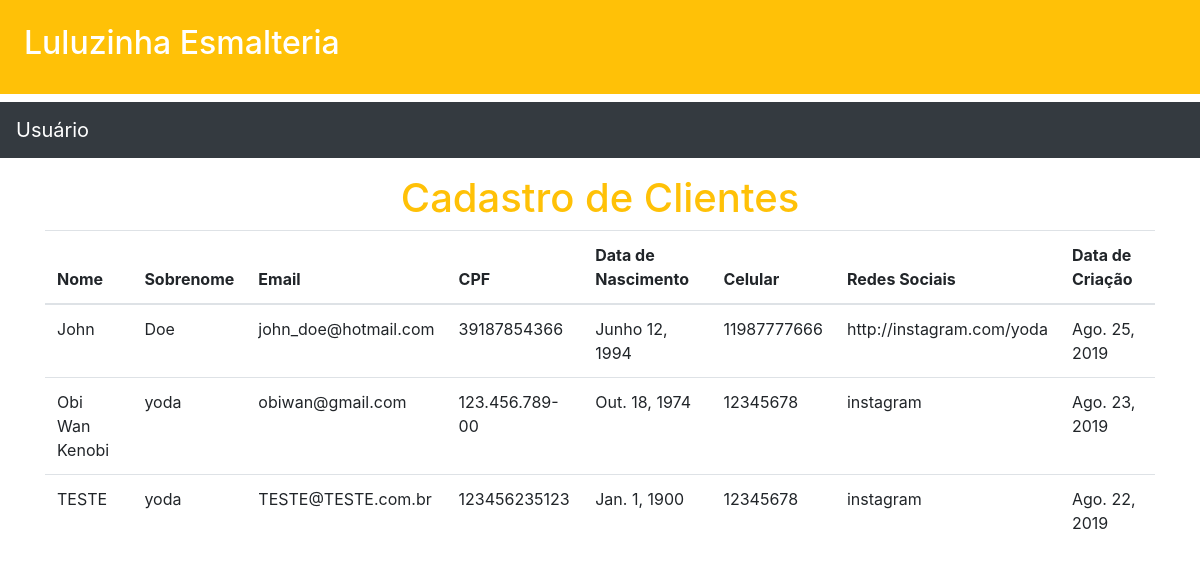
Page /clientes/ on the earlier database version.
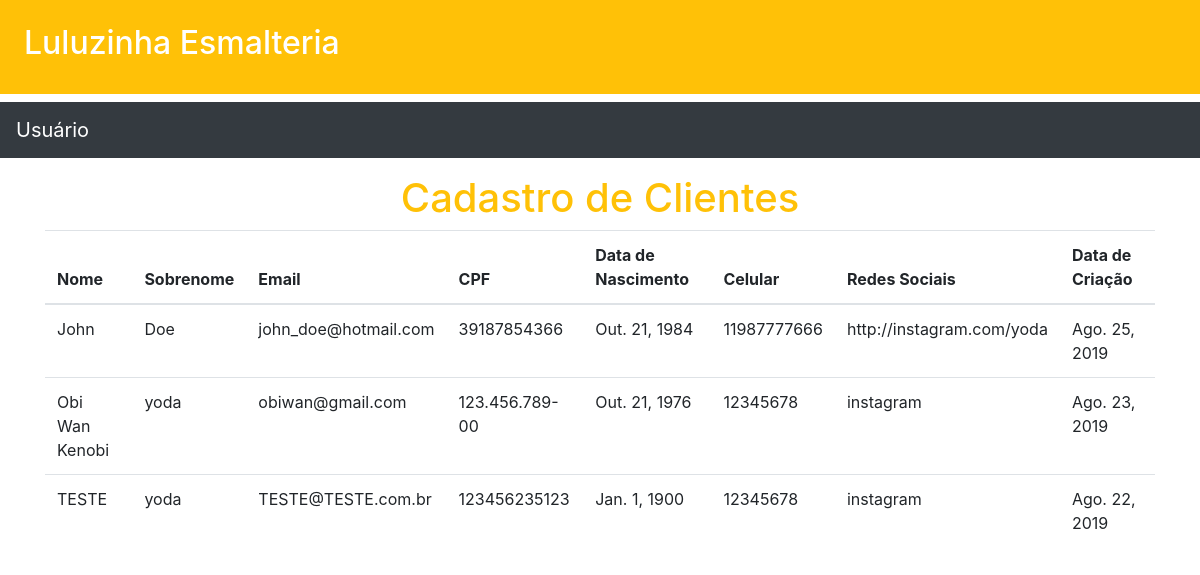
Same page on the later database version.
### clientes/models.py (models this page shows, shortened)
class Cliente(models.Model):
    nome = models.CharField(max_length=250)
    sobrenome = models.CharField(max_length=250)
    email = models.EmailField()
    cpf = models.CharField(max_length=14,unique=True)
    dt_nascimento = models.DateField(default='1900-01-01')
    celular = models.CharField(max_length=15)
    redes = models.CharField(max_length=80)
    data_criacao = models.DateField(auto_now_add=True)

### clientes/views.py (the view)
# urls.py: path('',lista_de_clientes,name='lista_de_clientes'),
def lista_de_clientes(request):
    clientes = Cliente.objects.all().order_by('-id')
    return render(request,"clientes/lista_de_clientes.html",{'clientes':clientes})

### core/templates/clientes/lista_de_clientes.html (shortened to what this page needs)
{% extends 'base2.html' %}
{% block content %}
<div class="container">
<div class="text-center">
<h1 class="text-warning">Cadastro de Clientes</h1>
</div>
<table class="table table-head">
    <thead>
        <tr>
            <th>Nome</th>
            <th>Sobrenome</th>
            <th>Email</th>
            <th>CPF</th>
            <th>Data de Nascimento</th>
            <th>Celular</th>
            <th>Redes Sociais</th>
            <th>Data de Criação</th>
        </tr>
    </thead>
    <tbody>
        {% for cliente in clientes %}
        <tr>
            <td>{{ cliente.nome }}</td>
            <td>{{ cliente.sobrenome }}</td>
            <td>{{ cliente.email }}</td>
            <td>{{ cliente.cpf }}</td>
            <td>{{ cliente.dt_nascimento }}</td>
            <td>{{ cliente.celular }}</td>
            <td>{{ cliente.redes }}</td>
            <td>{{ cliente.data_criacao }}</td>
        </tr>
        {% endfor %}
    </tbody>
</table>
</div>
{% endblock content %}

### core/templates/base2.html (shortened to what this page needs)
<!DOCTYPE html>
{% load staticfiles %}
<html lang="en">
<head>
    <link rel="stylesheet" href="{% static 'css/bootstrap.min.css' %}">
</head>
<body>
    <div class="p-4 mb-2 bg-warning text-white"><h2>Luluzinha Esmalteria</h2></div>
    <nav class="navbar navbar-expand-sm navbar-dark bg-dark mb-3">
       <a class="navbar-brand text-white">Usuário</a>
    </nav>
    {% block content %}
    {% endblock content %}
</body>
</html>

Differences in the rows shown:
changed Cliente "John": dt_nascimento "Junho 12, 1994" → "Out. 21, 1984"
changed Cliente "Obi Wan Kenobi": dt_nascimento "Out. 18, 1974" → "Out. 21, 1976"
